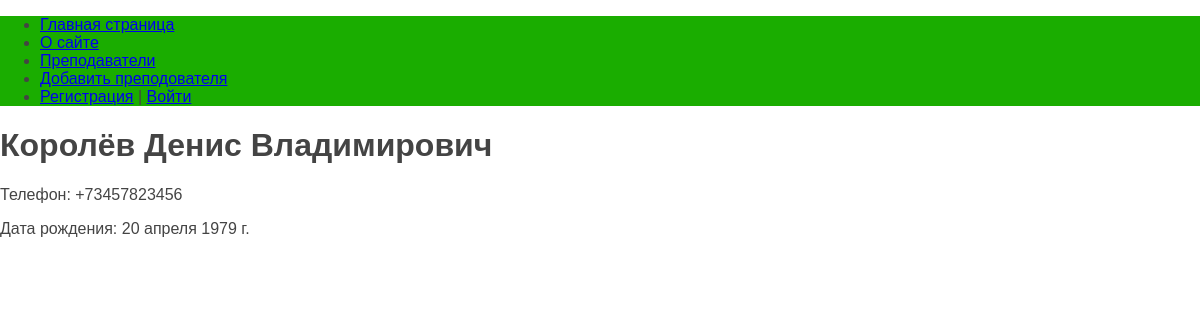
The page /soldiers/solder/korolyov/ on the database its author committed.
### soldiers/models.py (models this page shows, shortened)
class Solder(models.Model):
    first_name = models.CharField(verbose_name='Имя', max_length=50)
    last_name = models.CharField(verbose_name='Фамилия', max_length=50)
    middle_name = models.CharField(verbose_name='Отчество', max_length=50)
    number = models.CharField(verbose_name='Номер телефона', max_length=50)
    birth_date = models.DateField(verbose_name='Дата рождения', default=date(2000, 1, 1))
    title = models.ForeignKey('Title', on_delete=models.CASCADE, verbose_name='Звание', null=True)
    slug = models.SlugField(verbose_name='URL', max_length=255,unique=True, db_index=True)
    user = models.ForeignKey(User, verbose_name='Пользователь', on_delete=models.CASCADE)
    class Meta:
        verbose_name = 'Преподаватель'
        verbose_name_plural = 'Преподаватели'
        ordering = ['last_name', 'first_name']

### soldiers/views.py (the view)
# urls.py: path('solder/<slug:so_slug>/', ShowSoldier.as_view(), name='solder'),
class ShowSoldier(DataMixin, DetailView):
    model = Solder
    template_name = 'soldiers/soldier.html'
    slug_url_kwarg = 'so_slug'
    context_object_name = 'so'
    def get_context_data(self, *, object_list=None, **kwargs):
        context = super().get_context_data(**kwargs)
        c_def = self.get_user_context(title='Преподаватель')
        return {**context, **c_def}

### soldiers/utils.py (called while the page is built)
    def get_user_context(self, **kwargs):
        context = kwargs
        context['menu'] = menu
        return context

### soldiers/templates/soldiers/soldier.html
{% extends 'soldiers/base.html' %}
{% block content %}
<h1>{{ so.last_name }} {{ so.first_name }} {{ so.middle_name }}</h1>
<p>Телефон: {{ so.number }}</p>
<p>Дата рождения: {{ so.birth_date }}</p>
{% endblock %}

### soldiers/static/soldiers/css/styles.css (style rules this page uses)
body { font-family: 'Arial'; margin: 0; padding: 0; height: 100%; width: 100%; color: #444; }

### rows shown on the page
Solder: last_name "Королёв", first_name "Денис", middle_name "Владимирович", number "+73457823456", birth_date "20 апреля 1979 г."

### other values the page prints
{{ m.title }} "Главная страница" "О сайте" "Преподаватели" "Добавить преподователя"
